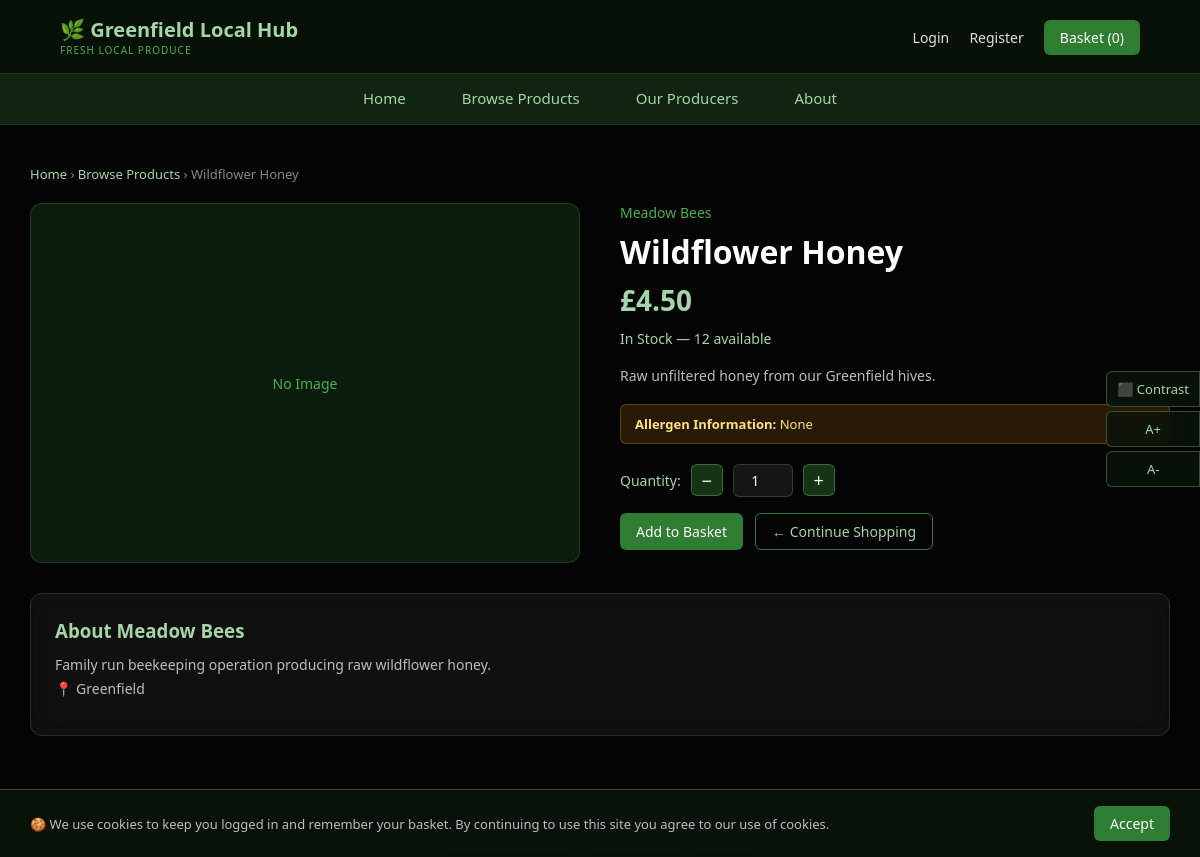
The page /product/5 on the database as committed earlier.
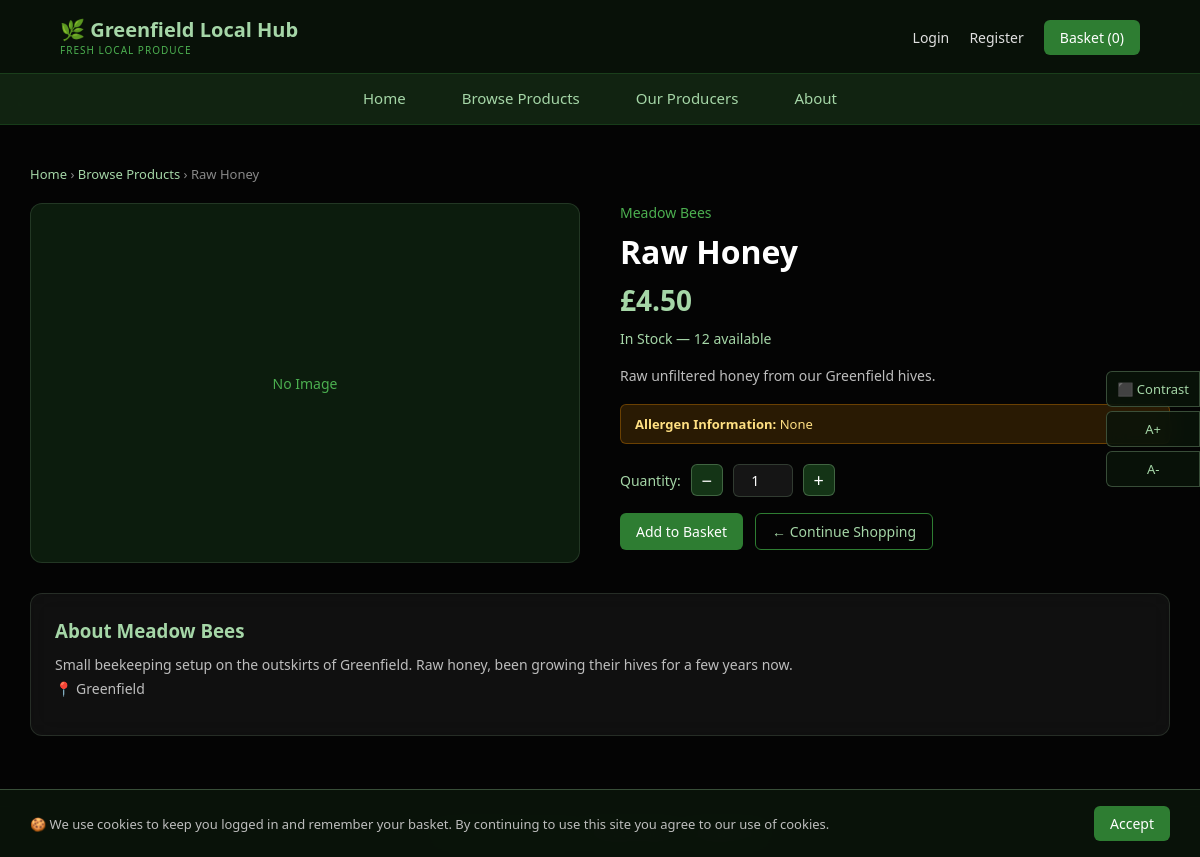
The same page on the database as committed later.
### main.py (models this page shows)
class Product(db.Model):
    id = db.Column(db.Integer, primary_key=True)
    name = db.Column(db.String(100), nullable=False)
    description = db.Column(db.Text)
    price = db.Column(db.Float, nullable=False)
    stock = db.Column(db.Integer, default=0)
    category = db.Column(db.String(50))
    allergens = db.Column(db.String(200))  # Required by FSA regulations
    status = db.Column(db.String(20), default='pending')
    producer_id = db.Column(db.Integer, db.ForeignKey('producer.id'), nullable=False)

class Producer(db.Model):
    id = db.Column(db.Integer, primary_key=True)
    name = db.Column(db.String(100), nullable=False)
    description = db.Column(db.Text)
    location = db.Column(db.String(150))
    user_id = db.Column(db.Integer, db.ForeignKey('user.id'))
    products = db.relationship('Product', backref='producer', lazy=True)

### main.py (the view)
@app.route('/product/<int:product_id>')
def product_detail(product_id):
    product = Product.query.get_or_404(product_id)
    return render_template('product.html', product=product)

### templates/product.html (shortened to what this page needs)
{% extends 'base.html' %}
{% block content %}
<div class="product-detail-container">
    <p class="breadcrumb">
        <a href="{{ url_for('index') }}">Home</a> ›
        <a href="{{ url_for('products') }}">Browse Products</a> ›
        {{ product.name }}
    </p>
    <div class="product-detail">
        <div class="product-detail-image">
            <span>No Image</span>
        </div>
        <div class="product-detail-info">
            <p class="product-producer-link">
                {{ product.producer.name }}
            </p>
            <h1>{{ product.name }}</h1>
            <p class="product-detail-price">£{{ "%.2f"|format(product.price) }}</p>
            {% if product.stock > 0 %}
                <p class="stock-status in-stock">In Stock — {{ product.stock }} available</p>
            {% else %}
                <p class="stock-status out-of-stock">Out of Stock</p>
            {% endif %}
            <p class="product-detail-description">{{ product.description }}</p>
            <div class="allergen-box">
                <strong>Allergen Information:</strong> {{ product.allergens }}
            </div>
            {% if product.stock > 0 %}
                <form method="POST" action="{{ url_for('add_to_basket', product_id=product.id) }}">
                    <div class="quantity-selector">
                        <label>Quantity:</label>
                        <button type="button" onclick="changeQty(-1)">−</button>
                        <input type="number" id="quantity" name="quantity" value="1" min="1" max="{{ product.stock }}">
                        <button type="button" onclick="changeQty(1)">+</button>
                    </div>
                    <div class="product-detail-actions">
                        <button type="submit" class="btn-primary">Add to Basket</button>
                        <a href="{{ url_for('products') }}" class="btn-secondary">← Continue Shopping</a>
                    </div>
                </form>
            {% else %}
                <button class="btn-secondary" disabled>Out of Stock</button>
                <a href="{{ url_for('products') }}" class="btn-secondary">← Continue Shopping</a>
            {% endif %}
        </div>
    </div>
    <div class="producer-about">
        <h3>About {{ product.producer.name }}</h3>
        <p>{{ product.producer.description }}</p>
        <p class="producer-location">📍 {{ product.producer.location }}</p>
    </div>
</div>
{% endblock %}

Rows that differ between the two databases and show on the page:
changed Product "Raw unfiltered honey from our Greenfield hives.": name "Wildflower Honey" → "Raw Honey"
changed Producer "Meadow Bees": producer.description "Family run beekeeping operation producing raw wildflower honey." → "Small beekeeping setup on the outskirts of Greenfield. Raw honey, been growing their hives for a few years now."
